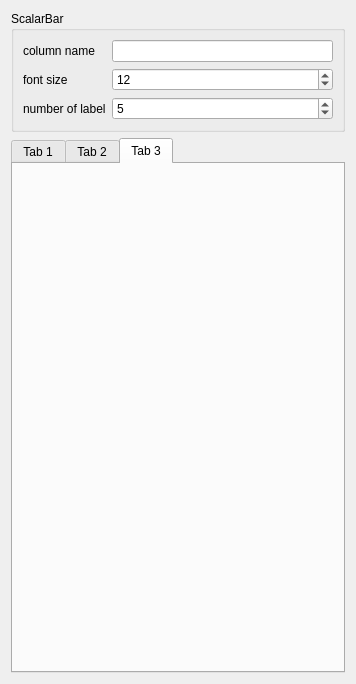
<?xml version="1.0" encoding="UTF-8"?>
<ui version="4.0">
 <class>ScalarBarEditForm</class>
 <widget class="QWidget" name="ScalarBarEditForm">
  <property name="geometry">
   <rect>
    <x>0</x>
    <y>0</y>
    <width>356</width>
    <height>684</height>
   </rect>
  </property>
  <property name="windowTitle">
   <string>ScalarBar Edit</string>
  </property>
  <layout class="QVBoxLayout" name="verticalLayout_6">
   <item>
    <widget class="QGroupBox" name="groupBox_2">
     <property name="title">
      <string>ScalarBar</string>
     </property>
     <layout class="QGridLayout" name="gridLayout">
      <item row="0" column="0">
       <widget class="QLabel" name="label">
        <property name="text">
         <string>column name</string>
        </property>
       </widget>
      </item>
      <item row="0" column="1">
       <widget class="QLineEdit" name="colName_lineEdit">
        <property name="readOnly">
         <bool>false</bool>
        </property>
       </widget>
      </item>
      <item row="1" column="0">
       <widget class="QLabel" name="label_3">
        <property name="text">
         <string>font size</string>
        </property>
       </widget>
      </item>
      <item row="1" column="1">
       <widget class="QSpinBox" name="spinBox">
        <property name="minimum">
         <number>3</number>
        </property>
        <property name="maximum">
         <number>30</number>
        </property>
        <property name="value">
         <number>12</number>
        </property>
       </widget>
      </item>
      <item row="2" column="0">
       <widget class="QLabel" name="label_2">
        <property name="text">
         <string>number of label</string>
        </property>
       </widget>
      </item>
      <item row="2" column="1">
       <widget class="QSpinBox" name="spinBox_numLabels">
        <property name="minimum">
         <number>3</number>
        </property>
        <property name="maximum">
         <number>10</number>
        </property>
        <property name="value">
         <number>5</number>
        </property>
       </widget>
      </item>
     </layout>
    </widget>
   </item>
   <item>
    <widget class="QTabWidget" name="tabWidget">
     <property name="currentIndex">
      <number>2</number>
     </property>
     <property name="tabBarAutoHide">
      <bool>true</bool>
     </property>
     <widget class="QWidget" name="tab">
      <attribute name="title">
       <string>Tab 1</string>
      </attribute>
      <layout class="QVBoxLayout" name="verticalLayout_4">
       <item>
        <layout class="QHBoxLayout" name="horizontalLayout">
         <property name="spacing">
          <number>0</number>
         </property>
         <item>
          <layout class="QVBoxLayout" name="verticalLayout_3">
           <property name="spacing">
            <number>0</number>
           </property>
           <item>
            <widget class="ctkVTKScalarsToColorsWidget" name="ScalarOpacityWidget" native="true">
             <property name="minimumSize">
              <size>
               <width>0</width>
               <height>120</height>
              </size>
             </property>
             <property name="editColors" stdset="0">
              <bool>false</bool>
             </property>
            </widget>
           </item>
           <item>
            <widget class="ctkVTKScalarsToColorsWidget" name="ScalarColorWidget" native="true">
             <property name="minimumSize">
              <size>
               <width>0</width>
               <height>30</height>
              </size>
             </property>
             <property name="maximumSize">
              <size>
               <width>16777215</width>
               <height>30</height>
              </size>
             </property>
            </widget>
           </item>
          </layout>
         </item>
         <item>
          <layout class="QVBoxLayout" name="verticalLayout">
           <property name="spacing">
            <number>0</number>
           </property>
           <item>
            <spacer name="verticalSpacer_3">
             <property name="orientation">
              <enum>Qt::Vertical</enum>
             </property>
             <property name="sizeHint" stdset="0">
              <size>
               <width>20</width>
               <height>40</height>
              </size>
             </property>
            </spacer>
           </item>
           <item>
            <widget class="QPushButton" name="scalarRange_dataBtn">
             <property name="minimumSize">
              <size>
               <width>20</width>
               <height>20</height>
              </size>
             </property>
             <property name="maximumSize">
              <size>
               <width>20</width>
               <height>20</height>
              </size>
             </property>
             <property name="text">
              <string/>
             </property>
             <property name="icon">
              <iconset resource="resource.qrc">
               <normaloff>:/images/scalarRange_data.png</normaloff>:/images/scalarRange_data.png</iconset>
             </property>
            </widget>
           </item>
           <item>
            <spacer name="verticalSpacer">
             <property name="orientation">
              <enum>Qt::Vertical</enum>
             </property>
             <property name="sizeHint" stdset="0">
              <size>
               <width>20</width>
               <height>40</height>
              </size>
             </property>
            </spacer>
           </item>
           <item>
            <widget class="QPushButton" name="scalarRange_customBtn">
             <property name="minimumSize">
              <size>
               <width>20</width>
               <height>20</height>
              </size>
             </property>
             <property name="maximumSize">
              <size>
               <width>20</width>
               <height>20</height>
              </size>
             </property>
             <property name="text">
              <string/>
             </property>
             <property name="icon">
              <iconset resource="resource.qrc">
               <normaloff>:/images/scalarRange_custom.png</normaloff>:/images/scalarRange_custom.png</iconset>
             </property>
            </widget>
           </item>
           <item>
            <spacer name="verticalSpacer_2">
             <property name="orientation">
              <enum>Qt::Vertical</enum>
             </property>
             <property name="sizeHint" stdset="0">
              <size>
               <width>20</width>
               <height>40</height>
              </size>
             </property>
            </spacer>
           </item>
           <item>
            <widget class="QPushButton" name="scalarRange_tableBtn">
             <property name="minimumSize">
              <size>
               <width>20</width>
               <height>20</height>
              </size>
             </property>
             <property name="maximumSize">
              <size>
               <width>20</width>
               <height>20</height>
              </size>
             </property>
             <property name="text">
              <string/>
             </property>
             <property name="icon">
              <iconset resource="resource.qrc">
               <normaloff>:/images/scalarRange_table.png</normaloff>:/images/scalarRange_table.png</iconset>
             </property>
            </widget>
           </item>
           <item>
            <spacer name="verticalSpacer_4">
             <property name="orientation">
              <enum>Qt::Vertical</enum>
             </property>
             <property name="sizeHint" stdset="0">
              <size>
               <width>20</width>
               <height>40</height>
              </size>
             </property>
            </spacer>
           </item>
          </layout>
         </item>
        </layout>
       </item>
       <item>
        <widget class="QCheckBox" name="enableOpacity_checkBox">
         <property name="text">
          <string>Enable opacity mapping for surface</string>
         </property>
        </widget>
       </item>
       <item>
        <widget class="QGroupBox" name="groupBox">
         <property name="title">
          <string/>
         </property>
         <layout class="QVBoxLayout" name="verticalLayout_2">
          <item>
           <widget class="QTableWidget" name="color_tableWidget">
            <property name="rowCount">
             <number>0</number>
            </property>
            <property name="columnCount">
             <number>4</number>
            </property>
            <column>
             <property name="text">
              <string>Value</string>
             </property>
            </column>
            <column>
             <property name="text">
              <string>R</string>
             </property>
            </column>
            <column>
             <property name="text">
              <string>G</string>
             </property>
            </column>
            <column>
             <property name="text">
              <string>B</string>
             </property>
            </column>
           </widget>
          </item>
          <item>
           <widget class="QTableWidget" name="opacity_tableWidget">
            <property name="columnCount">
             <number>2</number>
            </property>
            <column>
             <property name="text">
              <string>Value</string>
             </property>
            </column>
            <column>
             <property name="text">
              <string>Opacity</string>
             </property>
            </column>
           </widget>
          </item>
         </layout>
        </widget>
       </item>
       <item>
        <spacer name="verticalSpacer_5">
         <property name="orientation">
          <enum>Qt::Vertical</enum>
         </property>
         <property name="sizeHint" stdset="0">
          <size>
           <width>20</width>
           <height>13</height>
          </size>
         </property>
        </spacer>
       </item>
      </layout>
     </widget>
     <widget class="QWidget" name="tab_2">
      <attribute name="title">
       <string>Tab 2</string>
      </attribute>
      <layout class="QVBoxLayout" name="verticalLayout_5">
       <item>
        <widget class="QTableWidget" name="zone_tableWidget">
         <property name="columnCount">
          <number>4</number>
         </property>
         <column>
          <property name="text">
           <string>Zone ID</string>
          </property>
         </column>
         <column>
          <property name="text">
           <string>Color</string>
          </property>
         </column>
         <column>
          <property name="text">
           <string>Zone ID</string>
          </property>
         </column>
         <column>
          <property name="text">
           <string>Color</string>
          </property>
         </column>
        </widget>
       </item>
       <item>
        <spacer name="verticalSpacer_6">
         <property name="orientation">
          <enum>Qt::Vertical</enum>
         </property>
         <property name="sizeHint" stdset="0">
          <size>
           <width>20</width>
           <height>291</height>
          </size>
         </property>
        </spacer>
       </item>
      </layout>
     </widget>
     <widget class="QWidget" name="tab_3">
      <attribute name="title">
       <string>Tab 3</string>
      </attribute>
     </widget>
    </widget>
   </item>
  </layout>
 </widget>
 <customwidgets>
  <customwidget>
   <class>ctkVTKScalarsToColorsWidget</class>
   <extends>QWidget</extends>
   <header>ctkVTKScalarsToColorsWidget.h</header>
  </customwidget>
 </customwidgets>
 <resources>
  <include location="resource.qrc"/>
  <include location="resource.qrc"/>
 </resources>
 <connections/>
</ui>
